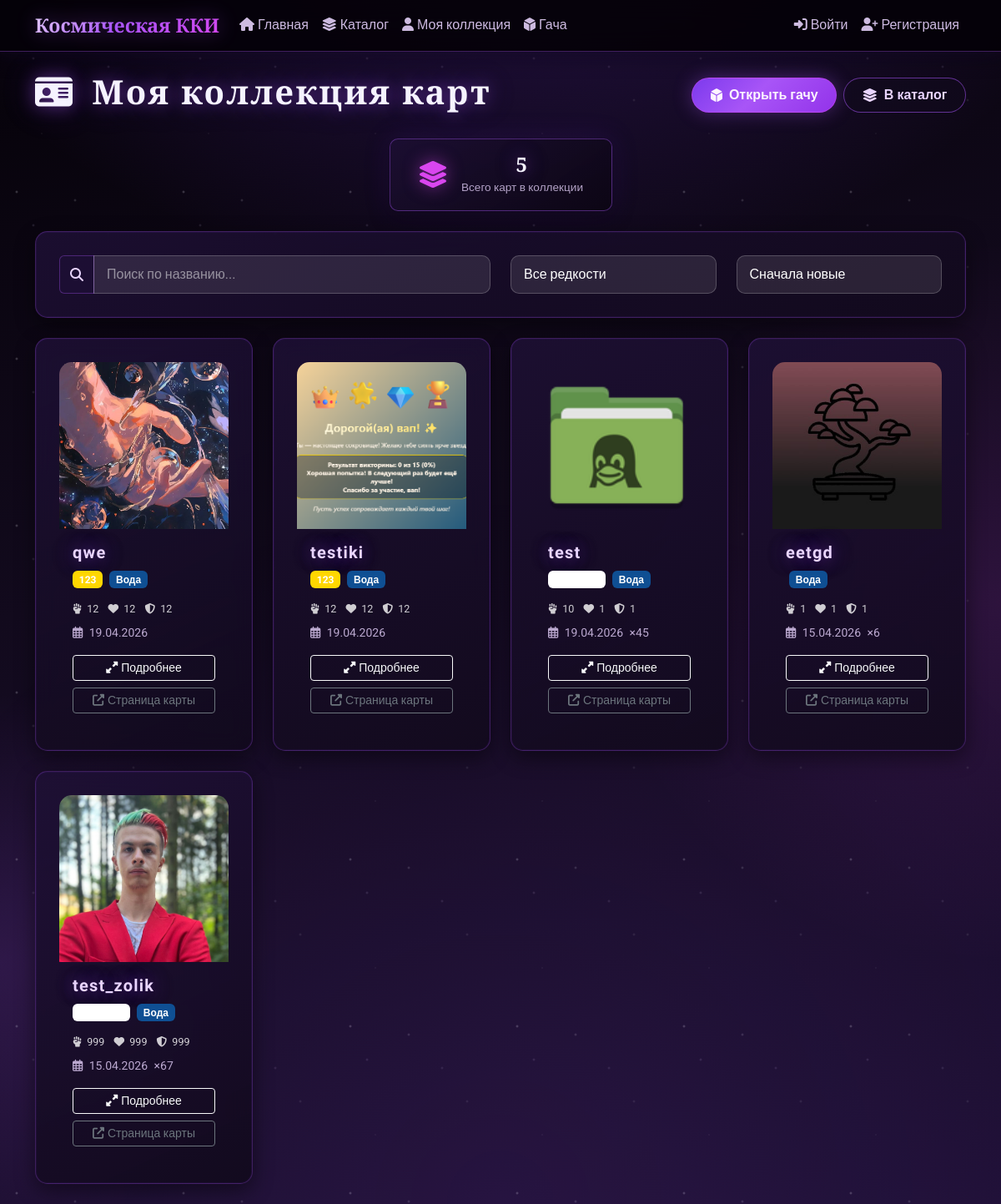
Screenshot of /collection/ (signed in) with the database file from the repository.
### module_project/models.py (models this page shows, shortened)
class User_Inventory(models.Model):
    user = models.ForeignKey(
        Users_System,
        on_delete=models.CASCADE,
        related_name='inventory_items',
        verbose_name="Пользователь"
    )
    card = models.ForeignKey(
        Cards,
        on_delete=models.CASCADE,
        related_name='inventory_items',
        verbose_name="Карточка"
    )
    quantity = models.IntegerField(
        default=1,
        verbose_name="Количество",
        validators=[MinValueValidator(1)]
    )
    is_favorite = models.BooleanField(
        default=False,
        verbose_name="В избранном"
    )
    is_equipped = models.BooleanField(
        default=False,
        verbose_name="Экипирована"
    )
    times_won = models.IntegerField(
        default=0,
        verbose_name="Количество побед"
    )
    obtained_at = models.DateTimeField(
        auto_now_add=True,
        verbose_name="Дата получения"
    )
    class Meta:
        verbose_name = "Карточка в инвентаре"
        verbose_name_plural = "Карточки в инвентаре"
        unique_together = ['user', 'card']
        ordering = ['-obtained_at']

class Cards(models.Model):
    title = models.CharField(
        max_length=100,
        verbose_name="Название карточки"
    )
    cover_image = models.ImageField(
        upload_to='covers_card/',
        verbose_name="Обложка карточки",
        blank=True,
        null=True
    )
    description = models.TextField(
        verbose_name="Описание",
        blank=True
    )
    created_at = models.DateTimeField(
        auto_now_add=True,
        verbose_name="Дата добавления"
    )
    strenth = models.IntegerField(
        verbose_name="Сила карты",
        null=True,
        blank=True,
        validators=[MinValueValidator(1), MaxValueValidator(9999)]
    )
    health = models.IntegerField(
        verbose_name="Жизни карты",
        null=True,
        blank=True,
        validators=[MinValueValidator(1), MaxValueValidator(9999)]
    )
    defence = models.IntegerField(
        verbose_name="Защита карты",
        null=True,
        blank=True,
        validators=[MinValueValidator(0), MaxValueValidator(9999)]
    )
    attribute = models.ForeignKey(
        Attribute,
        on_delete=models.SET_NULL,
        null=True,
        blank=True,
        related_name='cards',
        verbose_name="Атрибут карточки"
    )
    rarity = models.ForeignKey(
        Rarity,
        on_delete=models.SET_NULL,
        null=True,
        blank=True,
        related_name='cards',
        verbose_name="Редкость"
    )
    price_points = models.IntegerField(
        default=100,
        verbose_name="Цена в очках",
        validators=[MinValueValidator(10)]
    )
    author = models.ForeignKey(
        'Users_System',
        on_delete=models.SET_NULL,
        null=True,
        blank=True,
        related_name='authored_cards',
        verbose_name="Автор карточки"
    )
    is_active = models.BooleanField(
        default=True,
        verbose_name="Активна"
    )
    class Meta:
        verbose_name = "Карточка"
        verbose_name_plural = "Карточки"
        ordering = ['-created_at']
    def get_total_power(self):
        return (self.strenth or 0) + (self.health or 0) + (self.defence or 0)

class Rarity(models.Model):
    name = models.CharField(
        max_length=50,
        verbose_name="Название редкости"
    )
    color = models.CharField(
        max_length=7,
        default="#FFFFFF",
        verbose_name="Цвет в HEX"
    )
    multiplier = models.FloatField(
        default=1.0,
        verbose_name="Множитель шанса выпадения"
    )
    order = models.IntegerField(
        default=0,
        verbose_name="Порядок сортировки"
    )
    class Meta:
        verbose_name = "Редкость"
        verbose_name_plural = "Редкости"
        ordering = ['order']

class Attribute(models.Model):
    name = models.CharField(
        max_length=50,
        unique=True,
        verbose_name="Название атрибута"
    )
    icon = models.ImageField(
        upload_to='attributes_icons/',
        verbose_name="Иконка атрибута",
        blank=True,
        null=True
    )
    color = models.CharField(
        max_length=7,
        default="#FFFFFF",
        verbose_name="Цвет атрибута в HEX",
        help_text="Например: #FF0000 для красного"
    )
    strength_bonus = models.FloatField(
        default=1.0,
        verbose_name="Бонус к силе",
        help_text="Множитель силы для карт этого атрибута"
    )
    order = models.IntegerField(
        default=0,
        verbose_name="Порядок сортировки"
    )
    is_active = models.BooleanField(
        default=True,
        verbose_name="Активен"
    )
    class Meta:
        verbose_name = "Атрибут"
        verbose_name_plural = "Атрибуты"
        ordering = ['order', 'name']

### module_project/views.py (the view)
# urls.py: path('collection/', views.my_collection, name='my_collection'),
def my_collection(request):
    if 'user_id' not in request.session:
        return redirect('module_project:login')
    user = Users_System.objects.get(id=request.session['user_id'])
    inventory = User_Inventory.objects.filter(user=user).select_related('card__rarity', 'card__attribute')
    rarity_id = request.GET.get('rarity')
    attribute_id = request.GET.get('attribute')
    favorite_only = request.GET.get('favorite') == 'on'
    if rarity_id:
        inventory = inventory.filter(card__rarity_id=rarity_id)
    if attribute_id:
        inventory = inventory.filter(card__attribute_id=attribute_id)
    if favorite_only:
        inventory = inventory.filter(is_favorite=True)
    rarities = Rarity.objects.all()
    attributes = Attribute.objects.filter(is_active=True)
    total_count = inventory.count()
    collection_cards_payload = []
    for inv in inventory:
        c = inv.card
        r = c.rarity
        a = c.attribute
        collection_cards_payload.append({
            'inventory_id': inv.id,
            'card_id': c.id,
            'title': c.title,
            'description': c.description or '',
            'cover_url': c.cover_image.url if c.cover_image else '',
            'rarity_name': r.name if r else '',
            'rarity_color': r.color if r else '#6c757d',
            'attribute_name': a.name if a else '',
            'attribute_color': a.color if a else '',
            'strength': c.strenth or 0,
            'health': c.health or 0,
            'defence': c.defence or 0,
            'obtained_at': inv.obtained_at.isoformat() if inv.obtained_at else '',
            'quantity': inv.quantity,
            'price_points': c.price_points or 0,
        })
    context = {
        'inventory': inventory,
        'user_cards': inventory,
        'rarities': rarities,
        'attributes': attributes,
        'total_count': total_count,
        'collection_cards_payload': collection_cards_payload,
    }
    return render(request, 'module_project/my_collection.html', context)

### module_project/templates/module_project/my_collection.html (shortened to what this page needs)
{% extends 'module_project/base.html' %}
{% load static %}
{% block content %}
<div class="container py-4">
    <div class="d-flex justify-content-between align-items-center mb-4">
        <h1>
            <i class="fas fa-id-card me-2"></i>
            Моя коллекция карт
        </h1>
        <div class="d-flex flex-wrap gap-2">
            <a href="{% url 'module_project:gacha' %}" class="btn btn-mystic-accent">
                <i class="fas fa-dice-d6 me-2"></i>Открыть гачу
            </a>
            <a href="{% url 'module_project:card_catalog' %}" class="btn btn-mystic-outline">
                <i class="fas fa-layer-group me-2"></i>В каталог
            </a>
        </div>
    </div>
    <div class="row g-3 mb-4 justify-content-center">
        <div class="col-md-4 col-lg-3">
            <div class="stat-card-small stat-card-small--solo">
                <i class="fas fa-layer-group stat-card-small__icon"></i>
                <div>
                    <h4 id="collection-total-count">{{ total_count }}</h4>
                    <small>Всего карт в коллекции</small>
                </div>
            </div>
        </div>
    </div>
    <div class="cosmic-card mb-4">
        <div class="row">
            <div class="col-md-6">
                <div class="input-group">
                    <span class="input-group-text"><i class="fas fa-search"></i></span>
                    <input type="text" id="collection-search" class="form-control"
                           placeholder="Поиск по названию...">
                </div>
            </div>
            <div class="col-md-3">
                <select id="collection-rarity-filter" class="form-control">
                    <option value="">Все редкости</option>
                </select>
            </div>
            <div class="col-md-3">
                <select id="collection-sort" class="form-control">
                    <option value="newest">Сначала новые</option>
                </select>
            </div>
        </div>
    </div>
    <div id="collection-container" class="row g-4">
        {% for user_card in user_cards %}
            <div class="col-md-3 col-sm-6 collection-item"
                 data-inventory-id="{{ user_card.id }}"
                 data-title="{{ user_card.card.title|lower }}"
                 data-rarity-id="{% if user_card.card.rarity %}{{ user_card.card.rarity.id }}{% endif %}"
                 data-rarity-order="{% if user_card.card.rarity %}{{ user_card.card.rarity.order }}{% else %}0{% endif %}"
                 data-power="{{ user_card.card.get_total_power }}"
                 data-date="{{ user_card.obtained_at|date:'Y-m-d H:i:s' }}">
                <div class="cosmic-card h-100 position-relative collection-card-tile" role="button" tabindex="0"
                     aria-label="Открыть карточку {{ user_card.card.title }}">
                    {% if user_card.card.cover_image %}
                        <img src="{{ user_card.card.cover_image.url }}" class="card-img-top" alt="{{ user_card.card.title }}">
                    {% else %}
                        <div class="card-placeholder-small">
                            <i class="fas fa-image"></i>
                        </div>
                    {% endif %}
                    <div class="p-3">
                        <h5 class="card-title">{{ user_card.card.title }}</h5>
                        {% if user_card.card.rarity %}
                            <span class="badge mb-2 text-white" data-badge-bg="{{ user_card.card.rarity.color|default:'#6c757d' }}">
                                {{ user_card.card.rarity.name }}
                            </span>
                        {% endif %}
                        {% if user_card.card.attribute %}
                            <span class="badge mb-2 ms-1 text-white" data-badge-bg="{{ user_card.card.attribute.color|default:'#6c757d' }}">
                                {{ user_card.card.attribute.name }}
                            </span>
                        {% endif %}
                        <div class="card-stats mt-2">
                            <small class="d-block">
                                <i class="fas fa-fist-raised"></i> {{ user_card.card.strenth|default:0 }}
                                <i class="fas fa-heart ms-2"></i> {{ user_card.card.health|default:0 }}
                                <i class="fas fa-shield-alt ms-2"></i> {{ user_card.card.defence|default:0 }}
                            </small>
                        </div>
                        <div class="small text-muted mt-2">
                            <i class="far fa-calendar-alt me-1"></i>
                            {{ user_card.obtained_at|date:"d.m.Y" }}
                            {% if user_card.quantity > 1 %}
                                <span class="ms-1">×{{ user_card.quantity }}</span>
                            {% endif %}
                        </div>
                        <div class="mt-3 d-grid gap-2">
                            <button type="button" class="btn btn-outline-light btn-sm w-100 btn-collection-modal"
                                    data-inventory-id="{{ user_card.id }}">
                                <i class="fas fa-expand-alt me-1"></i>Подробнее
                            </button>
                            <a href="{% url 'module_project:card_detail' user_card.card.id %}"
                               class="btn btn-outline-secondary btn-sm w-100">
                                <i class="fas fa-external-link-alt me-1"></i>Страница карты
                            </a>
                        </div>
                    </div>
                </div>
            </div>
        {% endfor %}
    </div>
</div>
{% endblock %}

### rows the page displays
User_Inventory: card.cover_image (picture), card "qwe", card.rarity.name "123", card.attribute.name "Вода", card.strenth "12", card.health "12", card.defence "12", obtained_at "19.04.2026"
User_Inventory: card.cover_image (picture), card "testiki", card.rarity.name "123", card.attribute.name "Вода", card.strenth "12", card.health "12", card.defence "12", obtained_at "19.04.2026"
User_Inventory: card.cover_image (picture), card "test", card.attribute.name "Вода", card.strenth "10", card.health "1", card.defence "1", obtained_at "19.04.2026", quantity "45"
User_Inventory: card.cover_image (picture), card "eetgd", card.attribute.name "Вода", card.strenth "1", card.health "1", card.defence "1", obtained_at "15.04.2026", quantity "6"
User_Inventory: card.cover_image (picture), card "test_zolik", card.attribute.name "Вода", card.strenth "999", card.health "999", card.defence "999", obtained_at "15.04.2026", quantity "67"

### other values shown
{{ total_count }} "5"
